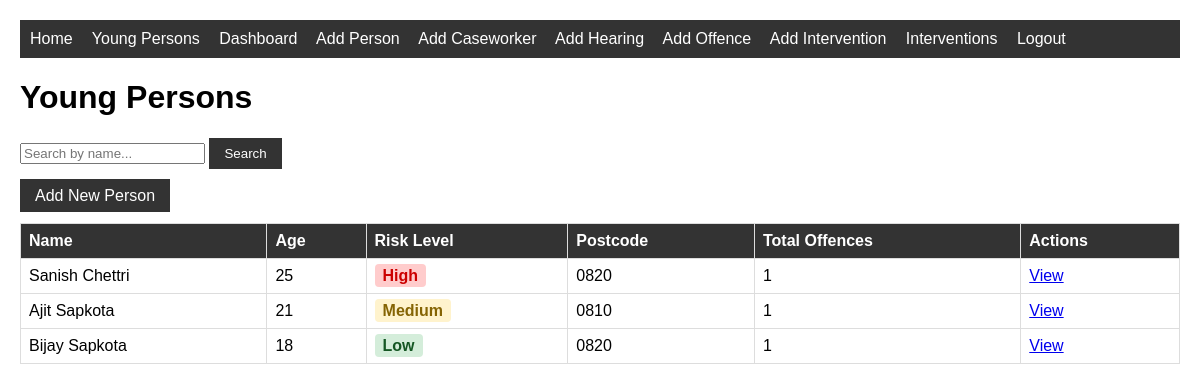
The app's page / (signed in) with its own data.
### justice/models.py (models this page shows, shortened)
class YoungPerson(models.Model):
    RISK_CHOICES = [
        ('low', 'Low'),
        ('medium', 'Medium'),
        ('high', 'High'),
    ]
    first_name = models.CharField(max_length=100)
    last_name = models.CharField(max_length=100)
    date_of_birth = models.DateField()
    gender = models.CharField(max_length=20)
    postcode = models.CharField(max_length=10)
    risk_level = models.CharField(max_length=10, choices=RISK_CHOICES)
    objects = models.Manager()
    high_risk = HighRiskManager()
    caseworkers = models.ManyToManyField(CaseWorker, blank=True)
    @property
    def age(self):
        from datetime import date
        today = date.today()
        return today.year - self.date_of_birth.year

### justice/views.py (the view)
# urls.py: path('', views.YoungPersonListView.as_view(), name='home'),
class YoungPersonListView(LoginRequiredMixin, ListView):
    model = YoungPerson
    template_name = 'justice/youngperson_list.html'
    context_object_name = 'youngpeople'
    paginate_by = 10
    def get_queryset(self):
        queryset = YoungPerson.objects.select_related().prefetch_related(
            'caseworkers', 'offences', 'interventions'
        ).annotate(offence_count=Count('offences'))
        search = self.request.GET.get('search')
        if search:
            queryset = queryset.filter(
                first_name__icontains=search
            ) | queryset.filter(
                last_name__icontains=search
            )
        return queryset

### justice/templates/justice/youngperson_list.html (shortened to what this page needs)
{% extends 'justice/base.html' %}
{% block content %}
<h1>Young Persons</h1>
<form method="get">
    <input type="text" name="search"
           placeholder="Search by name..."
           value="{{ request.GET.search }}">
    <button type="submit" class="btn">Search</button>
</form>
<br>
<a href="{% url 'justice:youngperson-create' %}" class="btn">Add New Person</a>
<br><br>
<table>
    <tr>
        <th>Name</th>
        <th>Age</th>
        <th>Risk Level</th>
        <th>Postcode</th>
        <th>Total Offences</th>
        <th>Actions</th>
    </tr>
    {% for person in youngpeople %}
    <tr>
        <td>{{ person.first_name }} {{ person.last_name }}</td>
        <td>{{ person.age }}</td>
        <td>
            {% if person.risk_level == 'high' %}
            <span style="background:#ffcccc; color:#cc0000; padding:3px 8px; border-radius:4px; font-weight:bold;">High</span>
            {% elif person.risk_level == 'medium' %}
            <span style="background:#fff3cd; color:#856404; padding:3px 8px; border-radius:4px; font-weight:bold;">Medium</span>
            {% else %}
            <span style="background:#d4edda; color:#155724; padding:3px 8px; border-radius:4px; font-weight:bold;">Low</span>
            {% endif %}
        </td>
        <td>{{ person.postcode }}</td>
        <td>{{ person.offence_count }}</td>
        <td>
            <a href="{% url 'justice:youngperson-detail' person.pk %}">View</a>
        </td>
    </tr>
    {% empty %}
    <tr>
        <td colspan="6">No young persons found.</td>
    </tr>
    {% endfor %}
</table>
<br>
{% endblock %}

### justice/templates/justice/base.html (style rules this page uses)
body { font-family: Arial, sans-serif; margin: 20px; }
table { width: 100%; border-collapse: collapse; }
th, td { border: 1px solid #ddd; padding: 8px; text-align: left; }
th { background-color: #333; color: white; }
.btn { padding: 8px 15px; background: #333; color: white; text-decoration: none; border: none; cursor: pointer; }

### records on screen
YoungPerson: first_name "Sanish", last_name "Chettri", age "25", risk_level "High", postcode "0820", offence_count "1"
YoungPerson: first_name "Ajit", last_name "Sapkota", age "21", risk_level "Medium", postcode "0810", offence_count "1"
YoungPerson: first_name "Bijay", last_name "Sapkota", age "18", risk_level "Low", postcode "0820", offence_count "1"
